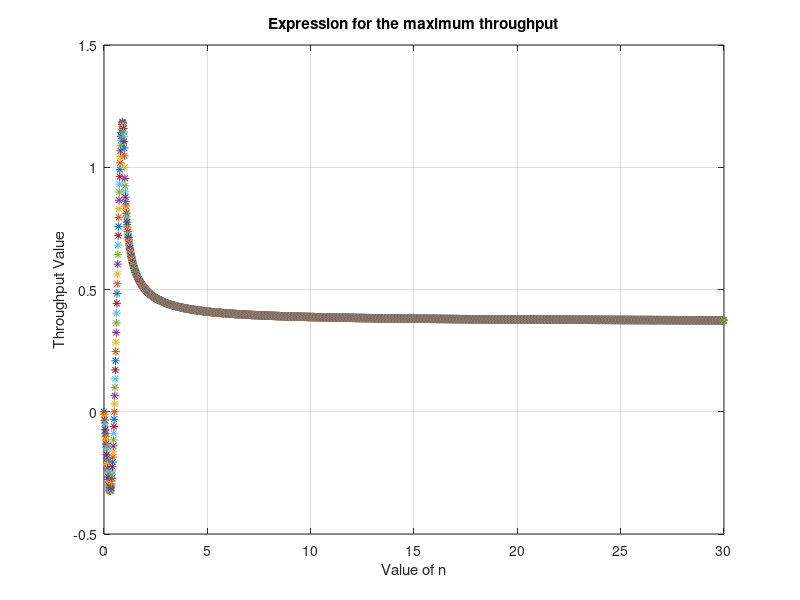

The MATLAB script that drew this image:
%Maximum throughput

for n = 0:0.01:30
    y = (1-1/n)^(n-1);
    plot(n,y,'*');
    hold on;
end
xlabel('Value of n');
ylabel('Throughput Value');
title('Expression for the maximum throughput');
grid;
